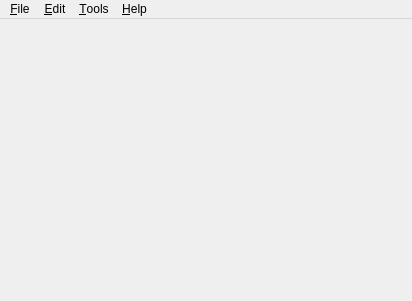
<?xml version="1.0" encoding="UTF-8"?>
<ui version="4.0">
 <class>MainWindow</class>
 <widget class="QMainWindow" name="MainWindow">
  <property name="geometry">
   <rect>
    <x>0</x>
    <y>0</y>
    <width>412</width>
    <height>301</height>
   </rect>
  </property>
  <property name="sizePolicy">
   <sizepolicy hsizetype="Expanding" vsizetype="Expanding">
    <horstretch>0</horstretch>
    <verstretch>0</verstretch>
   </sizepolicy>
  </property>
  <property name="minimumSize">
   <size>
    <width>400</width>
    <height>0</height>
   </size>
  </property>
  <property name="windowTitle">
   <string>Anki</string>
  </property>
  <property name="windowIcon">
   <iconset resource="icons.qrc">
    <normaloff>:/icons/anki.png</normaloff>:/icons/anki.png</iconset>
  </property>
  <widget class="QWidget" name="centralwidget">
   <property name="sizePolicy">
    <sizepolicy hsizetype="Expanding" vsizetype="Expanding">
     <horstretch>1</horstretch>
     <verstretch>1</verstretch>
    </sizepolicy>
   </property>
   <property name="autoFillBackground">
    <bool>true</bool>
   </property>
  </widget>
  <widget class="QMenuBar" name="menubar">
   <property name="geometry">
    <rect>
     <x>0</x>
     <y>0</y>
     <width>412</width>
     <height>22</height>
    </rect>
   </property>
   <widget class="QMenu" name="menuHelp">
    <property name="title">
     <string>&amp;Help</string>
    </property>
    <addaction name="actionDocumentation"/>
    <addaction name="separator"/>
    <addaction name="actionDonate"/>
    <addaction name="actionAbout"/>
   </widget>
   <widget class="QMenu" name="menuEdit">
    <property name="title">
     <string>&amp;Edit</string>
    </property>
    <addaction name="actionUndo"/>
   </widget>
   <widget class="QMenu" name="menuCol">
    <property name="title">
     <string>&amp;File</string>
    </property>
    <addaction name="actionSwitchProfile"/>
    <addaction name="separator"/>
    <addaction name="actionImport"/>
    <addaction name="actionExport"/>
    <addaction name="separator"/>
    <addaction name="actionExit"/>
   </widget>
   <widget class="QMenu" name="menuTools">
    <property name="title">
     <string>&amp;Tools</string>
    </property>
    <addaction name="actionStudyDeck"/>
    <addaction name="actionCreateFiltered"/>
    <addaction name="separator"/>
    <addaction name="actionFullDatabaseCheck"/>
    <addaction name="actionCheckMediaDatabase"/>
    <addaction name="actionEmptyCards"/>
    <addaction name="separator"/>
    <addaction name="actionAdd_ons"/>
    <addaction name="separator"/>
    <addaction name="actionNoteTypes"/>
    <addaction name="actionPreferences"/>
    <addaction name="actionPostpone_Reviews"/>
   </widget>
   <addaction name="menuCol"/>
   <addaction name="menuEdit"/>
   <addaction name="menuTools"/>
   <addaction name="menuHelp"/>
  </widget>
  <action name="actionExit">
   <property name="text">
    <string>E&amp;xit</string>
   </property>
   <property name="shortcut">
    <string notr="true">Ctrl+Q</string>
   </property>
  </action>
  <action name="actionPreferences">
   <property name="text">
    <string>&amp;Preferences...</string>
   </property>
   <property name="statusTip">
    <string>Configure interface language and options</string>
   </property>
   <property name="shortcut">
    <string notr="true">Ctrl+P</string>
   </property>
   <property name="menuRole">
    <enum>QAction::PreferencesRole</enum>
   </property>
  </action>
  <action name="actionAbout">
   <property name="text">
    <string>&amp;About...</string>
   </property>
   <property name="menuRole">
    <enum>QAction::AboutRole</enum>
   </property>
  </action>
  <action name="actionUndo">
   <property name="enabled">
    <bool>false</bool>
   </property>
   <property name="text">
    <string>&amp;Undo</string>
   </property>
   <property name="shortcut">
    <string notr="true">Ctrl+Z</string>
   </property>
  </action>
  <action name="actionCheckMediaDatabase">
   <property name="text">
    <string>Check &amp;Media...</string>
   </property>
   <property name="statusTip">
    <string>Check the files in the media directory</string>
   </property>
  </action>
  <action name="actionOpenPluginFolder">
   <property name="text">
    <string>&amp;Open Add-ons Folder...</string>
   </property>
  </action>
  <action name="actionDonate">
   <property name="text">
    <string>&amp;Support Anki...</string>
   </property>
  </action>
  <action name="actionDownloadSharedPlugin">
   <property name="text">
    <string>&amp;Browse and Install...</string>
   </property>
   <property name="statusTip">
    <string/>
   </property>
  </action>
  <action name="actionFullDatabaseCheck">
   <property name="text">
    <string>&amp;Check Database</string>
   </property>
  </action>
  <action name="actionDocumentation">
   <property name="text">
    <string>&amp;Guide...</string>
   </property>
   <property name="shortcut">
    <string notr="true">F1</string>
   </property>
  </action>
  <action name="actionSwitchProfile">
   <property name="text">
    <string>&amp;Switch Profile</string>
   </property>
   <property name="shortcut">
    <string notr="true">Ctrl+Shift+P</string>
   </property>
  </action>
  <action name="actionExport">
   <property name="text">
    <string>&amp;Export...</string>
   </property>
   <property name="shortcut">
    <string notr="true">Ctrl+E</string>
   </property>
  </action>
  <action name="actionImport">
   <property name="text">
    <string>&amp;Import...</string>
   </property>
   <property name="shortcut">
    <string notr="true">Ctrl+Shift+I</string>
   </property>
  </action>
  <action name="actionStudyDeck">
   <property name="text">
    <string>Study Deck...</string>
   </property>
   <property name="shortcut">
    <string notr="true">/</string>
   </property>
  </action>
  <action name="actionEmptyCards">
   <property name="text">
    <string>Empty Cards...</string>
   </property>
  </action>
  <action name="actionCreateFiltered">
   <property name="text">
    <string>Create Filtered Deck...</string>
   </property>
   <property name="shortcut">
    <string notr="true">F</string>
   </property>
  </action>
  <action name="actionNoteTypes">
   <property name="text">
    <string>Manage Note Types</string>
   </property>
   <property name="shortcut">
    <string notr="true">Ctrl+Shift+N</string>
   </property>
  </action>
  <action name="actionAdd_ons">
   <property name="text">
    <string>Add-ons</string>
   </property>
   <property name="shortcut">
    <string notr="true">Ctrl+Shift+A</string>
   </property>
  </action>
  <action name="actionPostpone_Reviews">
   <property name="text">
    <string>P&amp;ostpone Reviews</string>
   </property>
  </action>
 </widget>
 <resources>
  <include location="icons.qrc"/>
 </resources>
 <connections/>
</ui>
